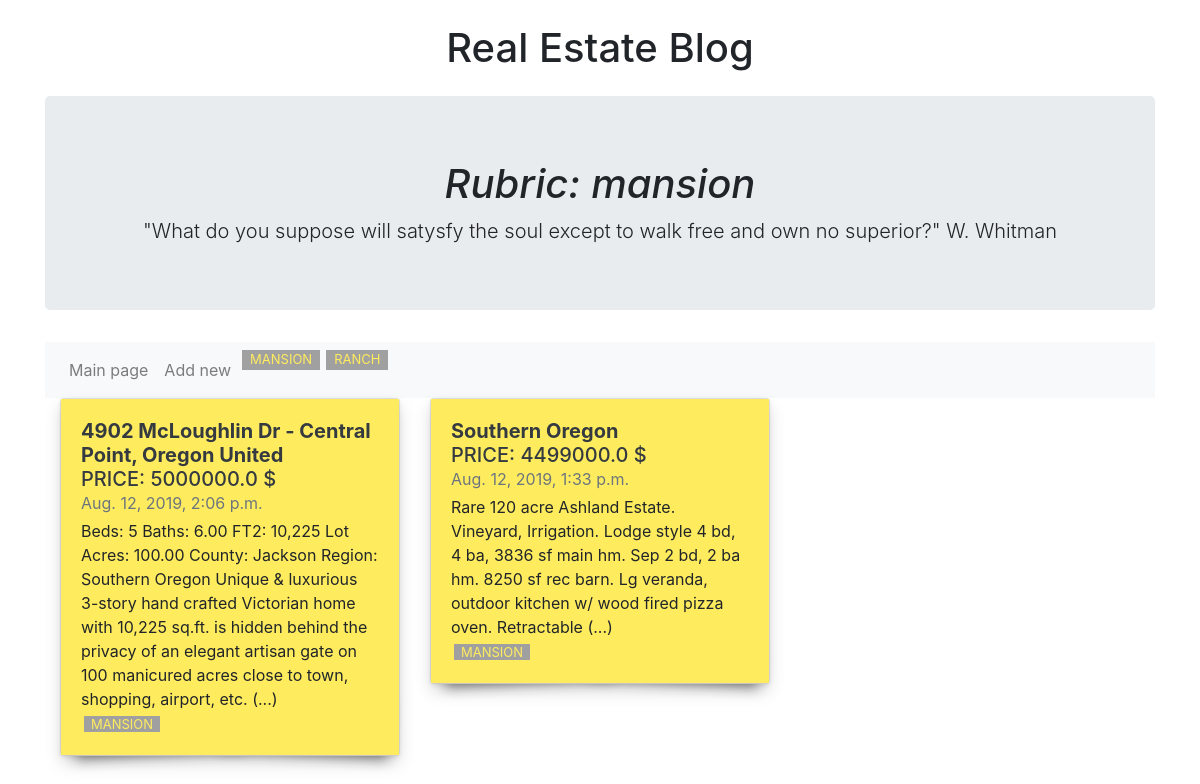
Screenshot of /bboard/1/ with the database file from the repository.
### bboard/models.py (models this page shows, shortened)
class Rubric(models.Model):
    name = models.CharField(max_length = 50, verbose_name = 'Title')
    class Meta:
        verbose_name_plural = 'Rubrics'
        verbose_name = 'Rubric'
        ordering = ['name']

class Bb(models.Model):
    title = models.CharField(max_length = 50, verbose_name = 'Title')
    content = models.TextField(null=True, blank=True, verbose_name = 'Description')
    price = models.FloatField(null=True, blank=True, verbose_name = 'Price')
    published = models.DateTimeField(auto_now_add=True, db_index=True)
    rubric = models.ForeignKey('Rubric', null=True, on_delete=models.PROTECT, verbose_name='Rubric')
    class Meta:
        verbose_name_plural = 'Ads'
        verbose_name = 'Ad'
        ordering = ['-published']

### bboard/views.py (the view)
# urls.py: path('<int:rubric_id>/', by_rubric, name='by_rubric'),
def by_rubric(request, rubric_id):
    bbs = Bb.objects.filter(rubric=rubric_id)
    rubrics = Rubric.objects.all()
    current_rubric = Rubric.objects.get(pk=rubric_id)
    context = {
      'bbs'            : bbs,
      'rubrics'        : rubrics,
      'current_rubric' : current_rubric
    }
    return render(
        request,
        'bboard/by_rubric.html',
        context
    )

### bboard/templates/bboard/by_rubric.html (shortened to what this page needs)
{% extends "layout/basic.html" %}
{% block content %}
  <body>
    <div class="container">
      <header class="blog-header py-3">
        <div class="row flex-nowrap justify-content-between align-items-center">
          <div class="col-12 text-center">
            <h1>Real Estate Blog</h1>
          </div>
        </div>
      </header>
      <div class="jumbotron col-md-12 text-center">
        <h1 class="font-italic">Rubric: {{ current_rubric.name }} </h1>
        <small class="lead my-3">"What do you suppose will satysfy the soul except to walk free and own no superior?" W. Whitman</small>
      </div>
      <nav class="navbar navbar-expand-lg navbar-light bg-light">
        <ul class="navbar-nav">
          <li class="nav-item">
            <a class="nav-link" href="{% url 'index' %}">Main page</a>
          </li>
          <li class="nav-item">
            <a class="nav-link" href="{% url 'add' %}">Add new</a>
          </li>
          {% for rubric in rubrics %}
          <li class="nav-item">
            <a class="nav-link tag" href="{% url 'by_rubric' rubric.pk %}">{{ rubric.name }}</a>
          </li>
          {% endfor %}
        </ul>
      </nav>
      <div class="container">
        <div class="row">
          {% for bb in bbs %}
          <div class="col-md-4">
            <div class="card shadow-sm">
              <div class="card-body align-items-start shadow color">
                <h5 class="mb-0">
                  <b><a class="text-dark" href="#"> {{ bb.title }} </a></b>
                  <p class="text-dark"> PRICE: {{ bb.price }} $</p>
                </h5>
                <div class="mb-1 text-muted"> {{ bb.published }} </div>
                <p class="card-text mb-auto"> {{ bb.content }} </p>
                <p class="card-text mb-auto"><a class="tag" href="/bboard/{{ bb.rubric.pk }}">{{ bb.rubric.name }}</a></p>
              </div>
            </div>
          </div>
          {% endfor %}
        </div>
      </div>
    </div>
{% endblock %}

### bboard/static/css/main.css (style rules this page uses)
.color { background-color: #FFEC5E; }
.tag { color: #FFEC5E !important; text-transform: uppercase; background-color: #A0A0A0 !important; margin: 0 3px; padding: 0 7px; font-size: 13px; text-decoration: none !important; }
.card-text .tag { color: #FFEC5E !important; text-transform: uppercase; background-color: #A0A0A0 !important; margin: 0 3px; padding: 0 7px; font-size: 13px; text-decoration: none !important; }
p { margin-bottom: 0; }
.shadow { position: relative; }
.shadow:before, .shadow:after { z-index: -1; position: absolute; content: ""; bottom: 15px; left: 13px; width: 50%; top: 80%; max-width:300px; background: #666; -webkit-box-shadow: 0 15px 13px #888; -moz-box-shadow: 0 15px 13px #888; box-shadow: 0 15px 13px #888; -webkit-transform: rotate(-3deg); -moz-transform: rotate(-3deg); -o-transform: rotate(-3deg); -ms-transform: rotate(-3deg); transform: rotate(-3deg); }
.shadow:after { -webkit-transform: rotate(3deg); -moz-transform: rotate(3deg); -o-transform: rotate(3deg); -ms-transform: rotate(3deg); transform: rotate(3deg); right: 10px; left: auto; }

### rows the page displays
Rubric: name "mansion", name "MANSION"
Rubric: name "RANCH"
Bb: title "4902 McLoughlin Dr - Central Point, Oregon United", price "5000000.0", published "Aug. 12, 2019, 2:06 p.m.", content "Beds: 5 Baths: 6.00 FT2: 10,225 Lot Acres: 100.00 County: Jackson Region: Southern Oregon Unique & luxurious 3-story hand crafted Victorian home with 10,225 sq.ft. is hidden behind the privacy of an elegant artisan gate on 100 manicured acres close to town, shopping, airport, etc. (...)", rubric.name "MANSION"
Bb: title "Southern Oregon", price "4499000.0", published "Aug. 12, 2019, 1:33 p.m.", content "Rare 120 acre Ashland Estate. Vineyard, Irrigation. Lodge style 4 bd, 4 ba, 3836 sf main hm. Sep 2 bd, 2 ba hm. 8250 sf rec barn. Lg veranda, outdoor kitchen w/ wood fired pizza oven. Retractable (...)", rubric.name "MANSION"
